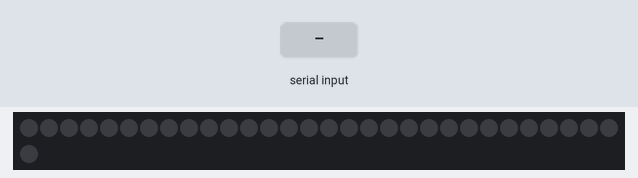
The sketch below on a simulated Teensy 3. On the bench: 31 RGB LEDs in strip order, left to right, continuing on the next row. The inputs (shaded band) are chosen by the test bench. Dim RGB values are drawn brighter than linear.

Above: at 1.2 s.
1.3 s: "1" received over Serial
At 2.5 s:
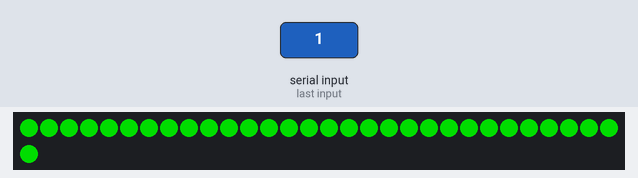
2.8 s: "0" received over Serial
At 3.9 s:
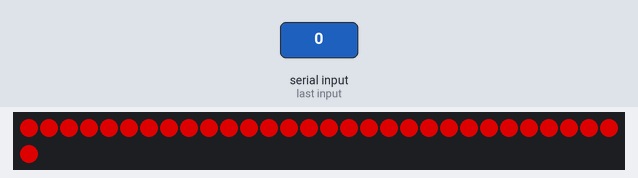
4.3 s: "3" received over Serial
At 5.0 s:
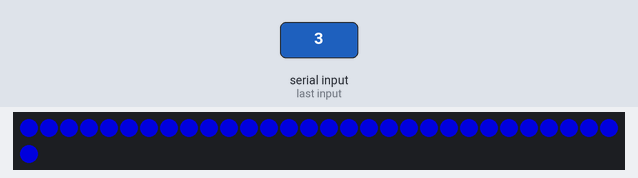
5.8 s: "4" received over Serial
At 6.2 s:
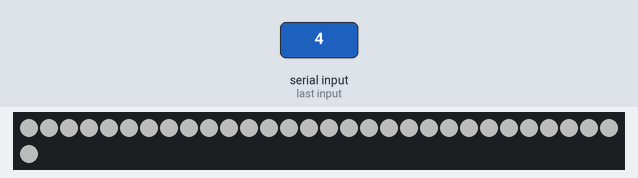
Timing chart, 0 to 8.8 s (numbered marks = the images above; inputs shaded):
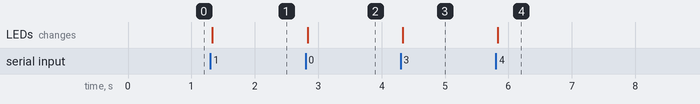

Measured:
- after the input at 1.3 s, the LEDs: change at once (image 1)
- after the input at 2.8 s, the LEDs: change at once (image 2)
- after the input at 4.3 s, the LEDs: change at once (image 3)
- after the input at 5.8 s, the LEDs: change at once (image 4)

The sketch:

arduino_gillian.ino
```cpp
// Bluetooth & arduino LED connection Test !!!!!!!!!!!!!!!!!!!!!!!!!!!!!
 #include "Adafruit_NeoPixel.h"
 #define PIN            6
 #define NUMPIXELS      31


 Adafruit_NeoPixel pixels = Adafruit_NeoPixel(NUMPIXELS, PIN, NEO_GRB + NEO_KHZ800);


int delayval = 500; // delay for half a second


 void setup() {
   pixels.begin(); // This initializes the NeoPixel library.
   Serial.begin(9600);
 }


 void loop() {
   // For a set of NeoPixels the first NeoPixel is 0, second is 1, all the way up  the count of pixels minus one.
   byte cmd;
   cmd = Serial.read();

   if(cmd == '1') // 스마트폰으로 1을 보냈을 때 0, 150, 0 초록을 보냄
   {
for(int i=0;i<NUMPIXELS;i++)
     {
       // pixels.Color takes RGB values, from 0,0,0 up to 255,255,255
       pixels.setPixelColor(i, pixels.Color(0,150,0)); // Moderately bright green lor.
       pixels.show(); // This sends the updated pixel color to the hardware.
       //delay(delayval); // Delay for a period of time (in milliseconds).
     }
   }

   if(cmd == '0') // 스마트폰으로 0을 보냈을 때 150, 0, 0 빨강을 보냄
   {
     for(int i=0;i<NUMPIXELS;i++)
    {
       // pixels.Color takes RGB values, from 0,0,0 up to 255,255,255
       pixels.setPixelColor(i, pixels.Color(150,0,0)); // Moderately bright green color.
       pixels.show(); // This sends the updated pixel color to the hardware.
       //delay(delayval); // Delay for a period of time (in milliseconds).
    }
   }
  if(cmd == '2')
   {
      for(int i=0;i<NUMPIXELS;i++)
    {
       // pixels.Color takes RGB values, from 0,0,0 up to 255,255,255
       pixels.setPixelColor(i, pixels.Color(0,0,0)); // Moderately bright green color.
       pixels.show(); // This sends the updated pixel color to the hardware.
       //delay(delayval); // Delay for a period of time (in milliseconds).
    }
   }
    if(cmd == '3')
   {
      for(int i=0;i<NUMPIXELS;i++)
    {
       // pixels.Color takes RGB values, from 0,0,0 up to 255,255,255
       pixels.setPixelColor(i, pixels.Color(0,0,150)); // Moderately bright green color.
       pixels.show(); // This sends the updated pixel color to the hardware.
       //delay(delayval); // Delay for a period of time (in milliseconds).
    }
   }
    if(cmd == '4')
   {
      for(int i=0;i<NUMPIXELS;i++)
    {
       // pixels.Color takes RGB values, from 0,0,0 up to 255,255,255
       pixels.setPixelColor(i, pixels.Color(75,75,75)); // Moderately bright green color.
       pixels.show(); // This sends the updated pixel color to the hardware.
       //delay(delayval); // Delay for a period of time (in milliseconds).
    }
    delay(delayval*6);
    for(int i=0;i<NUMPIXELS;i++)
    {
       // pixels.Color takes RGB values, from 0,0,0 up to 255,255,255
       pixels.setPixelColor(i, pixels.Color(0,0,0)); // Moderately bright green color.
       pixels.show(); // This sends the updated pixel color to the hardware.
       //delay(delayval); // Delay for a period of time (in milliseconds).
    }
   }
 }
```

Hello.c
```cpp
//아두이노 스케치 LED 켜기 간단한 테스트


// 1초동안 깜빡 깜빡 blink
int led = 9; //LED 9번 핀을 사용

void setup(){
  pinMode(led, OUTPUT);
}

void loop(){
  digitalWrite(led, HIGH);  // LED ON
  delay(1000);
  digitalWrite(led, LOW);  // LED OFF
  delay(1000);
}


/*
#include <stdio.h>
void main()
{
  printf("HIHIHIHIHI");
}
*/
```
